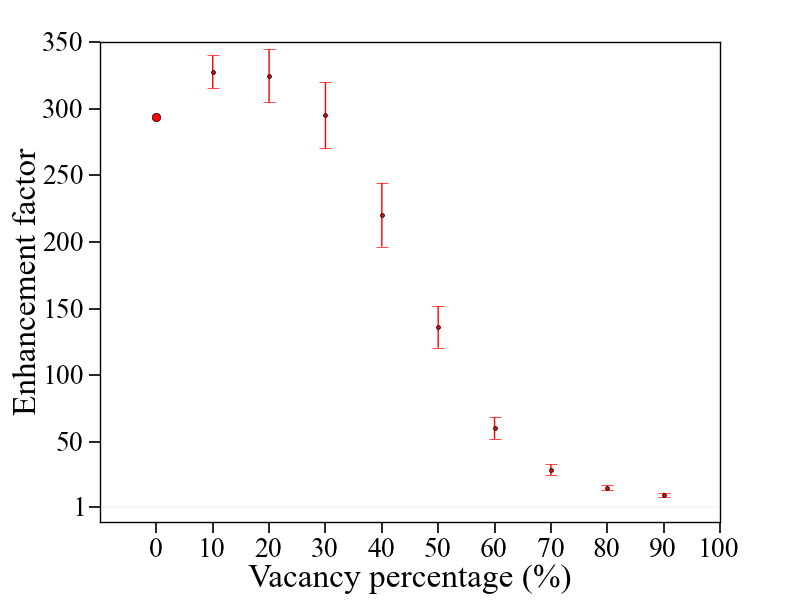

This figure's Python source:
import os
import numpy as np
import matplotlib.pyplot as plt
import matplotlib.font_manager as fm


#Times New Roman
tnr= fm.FontProperties(fname='/home/pxiang/extrafonts/Times_New_Roman.ttf')
#Times New Roman italic
tnri = fm.FontProperties(fname='/home/pxiang/extrafonts/Times_New_Roman_Italic.ttf')

average=np.array([])
percentage, enhancement2, enhancement = np.loadtxt("enhancement_t_matrix.txt",usecols=(0,2,3)).T
num_entry,  = np.shape(enhancement) 
print num_entry

mapping = {10:'a1', 20:'a2', 30:'a3', 40:'a4', \
           50:'a5', 60:'a6', 70:'a7', 80:'a8', \
           90:'a9'}
# 10 percent
a1=[] #np.array([])

# 20 percent
a2=[] #np.array([])

# 30 percent
a3=[] #np.array([])

# 40 percent
a4=[] #np.array([])

# 50 percent
a5=[] #np.array([])

# 60 percent
a6=[] #np.array([])

# 70 percent
a7=[] #np.array([])

# 80 percent
a8=[] #np.array([])

# 90 percent
a9=[]



  
for i in np.arange(num_entry):
  array_name = mapping[percentage[i]]
  tmp=eval(array_name)
  tmp.append(enhancement[i]) 
  

percentage_reduced=[]
average_enhancement=[]
errors = []

for perc in mapping.keys():
  tmp = eval(mapping[perc])
  tmp = np.asarray(tmp)
  # get rid of the largest and smallest values
  index=[np.argmax(tmp), np.argmin(tmp)] 
  tmporary=np.delete(tmp, index)
  tmp=tmporary
  
  n, = np.shape(tmp)
  print perc, n
  percentage_reduced.append(perc)
  average_enhancement.append(np.sum(tmp)/n)
  sd = np.std(tmp,ddof=1) # standard deviation
  errors.append(1.96*sd/np.sqrt(n*1.0))
#print type(a1)

# 10 percent
a1=[] #np.array([])

# 20 percent
a2=[] #np.array([])

# 30 percent
a3=[] #np.array([])

# 40 percent
a4=[] #np.array([])

# 50 percent
a5=[] #np.array([])

# 60 percent
a6=[] #np.array([])

# 70 percent
a7=[] #np.array([])

# 80 percent
a8=[] #np.array([])

# 90 percent
a9=[]


for i in np.arange(num_entry):
  array_name = mapping[percentage[i]]
  tmp2=eval(array_name)
  tmp2.append(enhancement2[i]) 

percentage_reduced2=[]
average_enhancement2=[]
errors2 = []

for perc2 in mapping.keys():
  tmp2 = eval(mapping[perc2])
  tmp2 = np.asarray(tmp2)
  # get rid of the largest and smallest values
  index=[np.argmax(tmp2), np.argmin(tmp2)] 
  tmporary=np.delete(tmp2, index)
  tmp2=tmporary 
  
  n2, = np.shape(tmp2)
  print perc2, n2
  percentage_reduced2.append(perc2)
  average_enhancement2.append(np.sum(tmp2)/n2)
  sd2 = np.std(tmp2,ddof=1) # standard deviation
  errors2.append(1.96*sd2/np.sqrt(n2*1.0))

np.savetxt("data.txt", np.transpose((percentage_reduced, average_enhancement, errors)))
plt.figure()
plt.subplots_adjust(bottom=0.13,top=0.93)
plt.tick_params(direction='out', top='off', right='off',length=8,width=1.2,pad=8)
#plt.errorbar(percentage_reduced, average_enhancement, yerr=errors, fmt='bo', capsize=4, markersize=3)
# to shift the plot a little bit
percentage_reduced2 = np.array(percentage_reduced2)
percentage_reduced2 = percentage_reduced2 #+ 0.5
plt.errorbar(percentage_reduced2, average_enhancement2, yerr=errors2, fmt='ro', capsize=4, markersize=3)

plt.xlim(-10,100)
plt.ylim(-10, 350)
plt.xticks([0,10,20,30,40,50,60,70,80,90,100], fontsize=20, fontproperties=tnr)
plt.yticks([1,50,100,150,200,250,300,350], fontsize=20, fontproperties=tnr)
plt.yticks(fontsize=20, fontproperties=tnr)
# plot a dot
# t_target = 290, p_290.dat

#command='''cd /home/pxiang/run_jobs/wavepacket_1d/wavepacket_focusing_2d/T_matrix_focusing/with_focusing/0_percent;
            #sed -n '/ 0 *0 /p' p_4000_no.dat | awk '{ print $3 }' '''
#p_no_focusing=os.popen(command).read()
#p_no_focusing=float(p_no_focusing)

command='''cd /home/pxiang/run_jobs/wavepacket_1d/wavepacket_focusing_2d/T_matrix_focusing/with_focusing/0_percent;
            sed -n '/ 0 *0 /p' p_4000.dat | awk '{ print $3 }' '''
p_focusing=os.popen(command).read()
p_focusing=float(p_focusing)

command='''cd /home/pxiang/run_jobs/wavepacket_1d/wavepacket_focusing_2d/T_matrix_focusing/with_focusing/0_percent;
            sed -n '/ 0 *0 /p' p_0.dat | awk '{ print $3 }' '''
p_initial=os.popen(command).read() 
p_initial=float(p_initial)

# P_focusing(t_target)/P_no_focusing(t_target)                     
#plt.plot(0, p_focusing/p_no_focusing, 'bo')
# P_focusing(t_target)/P(t=0)
plt.plot(0, p_focusing/p_initial, 'ro')
## plot a line with heigh 1 
plt.axhline(y=1,linestyle='-',color='black', linewidth=0.05)
#plt.text(-5, 2.0, "1", color='green', fontsize=18, fontproperties=tnr)
plt.xlabel('Vacancy percentage (%)', fontsize=24, fontproperties=tnr)
plt.ylabel('Enhancement factor', fontsize=24, fontproperties=tnr)

# anotation
#plt.text(15,75, r"$T_{target}$ is the time when the probability $P$"+"\n at the target molecule (51,51) is maximal" + "\n when there is no vacancy", ha='left', va='top')
#plt.text(15,60,r'blue $\rightarrow$ $P_{focusing}(T_{target})/P_{no \;focusing}(T_{target})$', ha='left', va='top',color='blue',fontsize=19) 
#plt.text(15,50,r'red $\rightarrow$ $P_{focusing}(T_{target})/P(t=0)$', ha='left', va='top',color='red',fontsize=19) 
#plt.text(37,37, 'Note the red dots have been shift a little \n to the right for better visualization') 
plt.savefig("enhancement-vs-vacancy-t-matrix-other.png")      
plt.savefig("enhancement-vs-vacancy-t-matrix-other.pdf")
plt.show()
